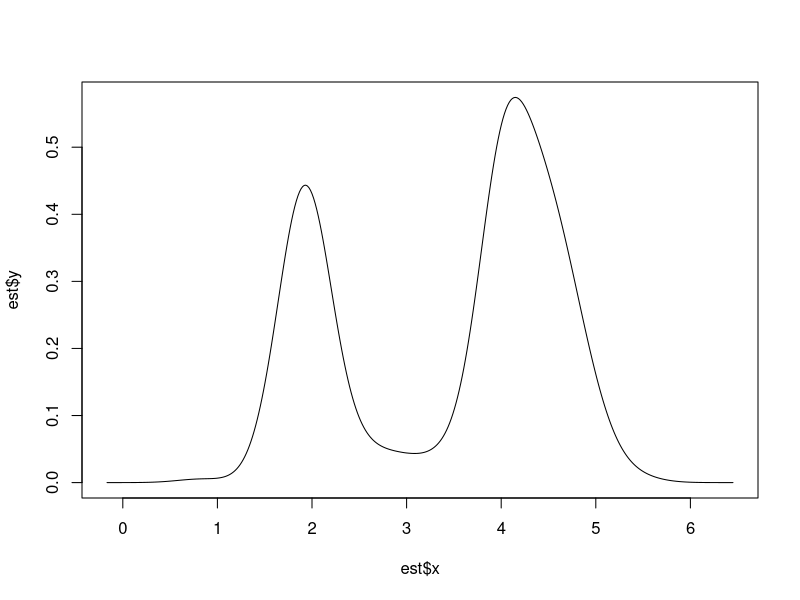

This chart was generated by the following R code:
library(KernSmooth)


### Name: bkde
### Title: Compute a Binned Kernel Density Estimate
### Aliases: bkde
### Keywords: distribution smooth

### ** Examples

data(geyser, package="MASS")
x <- geyser$duration
est <- bkde(x, bandwidth=0.25)
plot(est, type="l")
